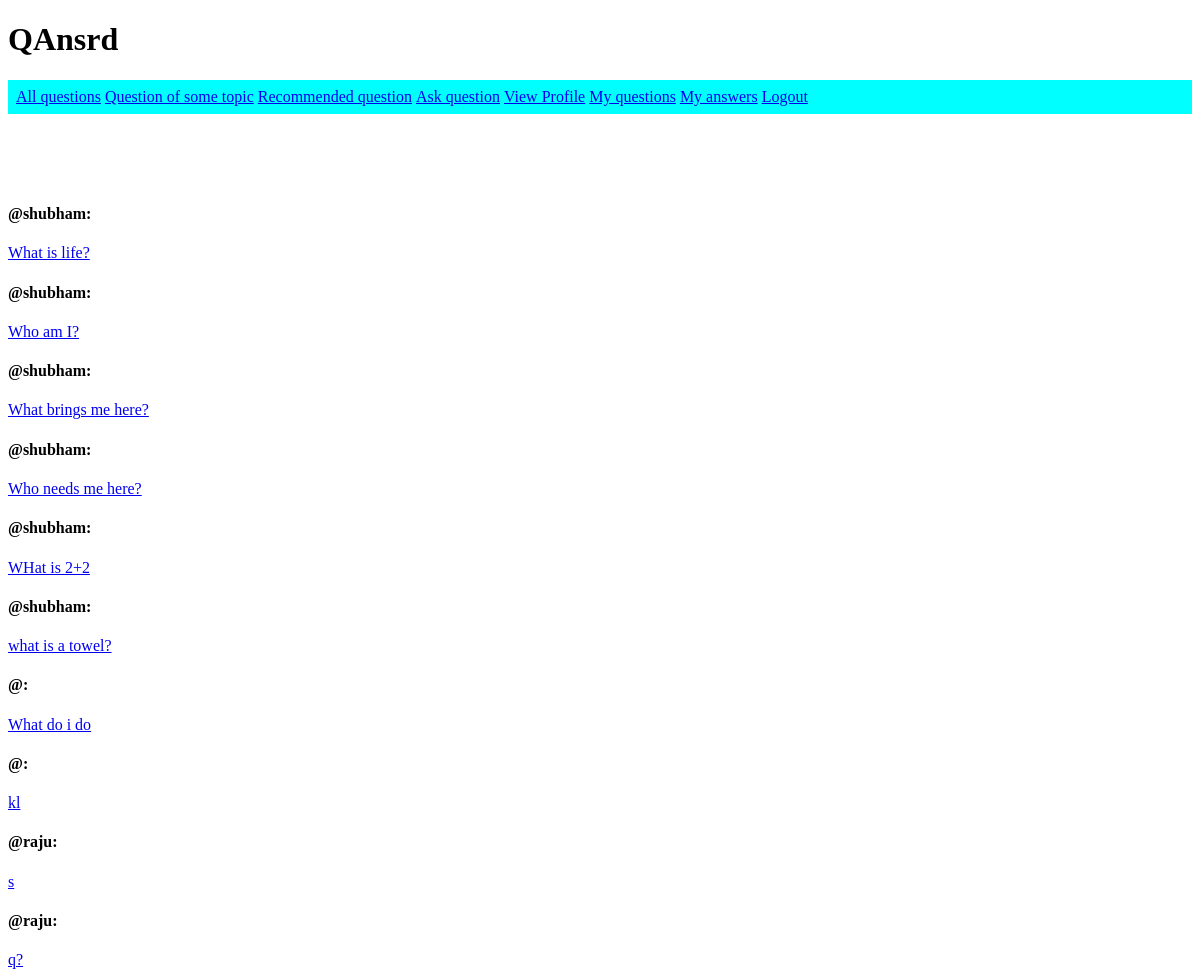
Page /qs/all on the earlier database version.
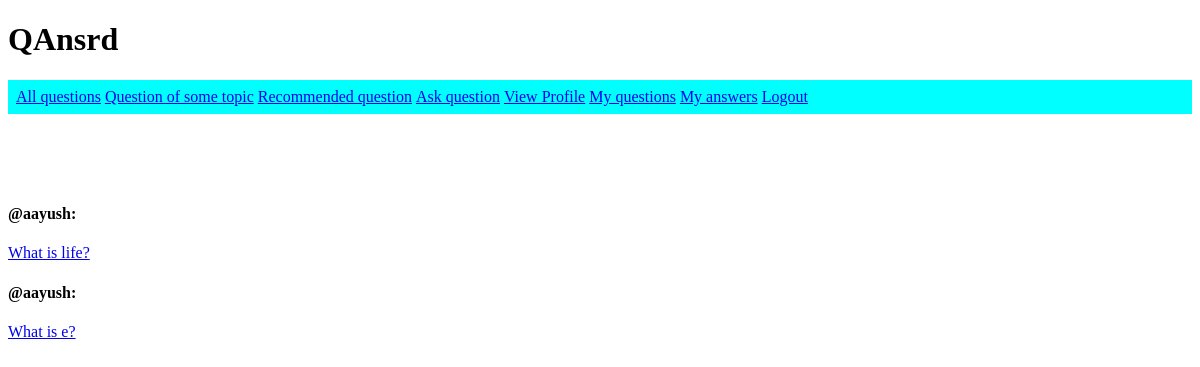
Same page on the later database version.
### models.py (models this page shows, shortened)
class Question(db.Model):
    id = db.Column(db.Integer, primary_key=True)
    question_text = db.Column(db.String(1000))
    user_id = db.Column(db.Integer, db.ForeignKey('user.id'))
    question_tags = db.relationship('QuestionTag', backref='question', lazy = 'dynamic')#relatioship with question
    answers = db.relationship('Answer', backref='question', lazy = 'dynamic')

class User(db.Model):
    id = db.Column(db.Integer, primary_key=True)
    uname = db.Column(db.String(30))
    upass = db.Column(db.String(30))
    email = db.Column(db.String(30))
    name = db.Column(db.String(30))
    roll_no = db.Column(db.String(20))
    branch = db.Column(db.String(30))
    usertags = db.relationship('UserTag', backref='user', lazy="dynamic")
    questions = db.relationship('Question', backref='user', lazy="dynamic")
    answers =  db.relationship('Answer', backref='user', lazy="dynamic")

### app.py (the view)
@app.route('/qs/all')
def all_questions():
    questions = Question.query.all()
    return render_template('questions.html', questions=questions)

### templates/questions.html
{% extends "base.html" %}
{% block body %}
  {% for q in questions %}
    <h4> @{{ q.user.uname }}: </h4>
    <a href="/qs/{{q.id}}">
      {{ q.question_text }}
    </a>
    <br>
  {% endfor %}
{% endblock %}

### templates/base.html (shortened to what this page needs)
<!DOCTYPE html>
<html lang="en">
<head>
</head>
<body>
    <h1> QAnsrd </h1>
    <ul id="nav_links">
        <li>
            <a href="/qs/all">All questions</a>
        </li>
        <li>
            <a href="/qs/topic/all">Question of some topic</a>
        </li>
        <li>
            <a href="/qs/recc">Recommended question</a>
        </li>
        <li>
            <a href="/new_question">Ask question</a>
        </li>
        <li>
            <a href="/profile">View Profile</a>
        </li>
        <li>
            <a href="/questions">My questions</a>
        </li>
        <li>
            <a href="/answers">My answers</a>
        </li>
        <li>
            <a href="/logout">Logout</a>
        </li>
    </ul>
    <br>
    <br>
    <br>
    {% block body %}
    {% endblock %}
</body>
</body>
</html>

### templates/base.html (style rules this page uses)
#nav_links { padding: 8px; padding-right: 10px; background-color: cyan; }
#nav_links > li { display: inline; list-style-type: none; margin: 0; padding: 0; }

Differences in the rows shown:
removed Question: user.uname "shubham", question_text "What brings me here?"
removed Question: user.uname "shubham", question_text "Who needs me here?"
removed Question: user.uname "shubham", question_text "WHat is 2+2"
removed Question: user.uname "shubham", question_text "what is a towel?"
removed Question: question_text "What do i do"
removed Question: question_text "kl"
removed Question: user.uname "raju", question_text "s"
removed Question: user.uname "raju", question_text "q?"
changed Question "What is life?": user.uname "shubham" → "aayush"
changed Question: user.uname "shubham" → "aayush"; question_text "Who am I?" → "What is e?"
